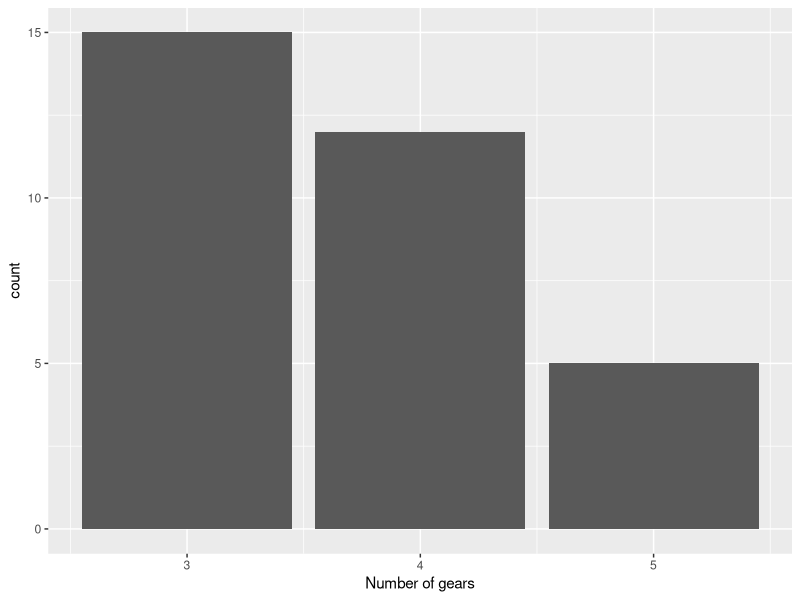
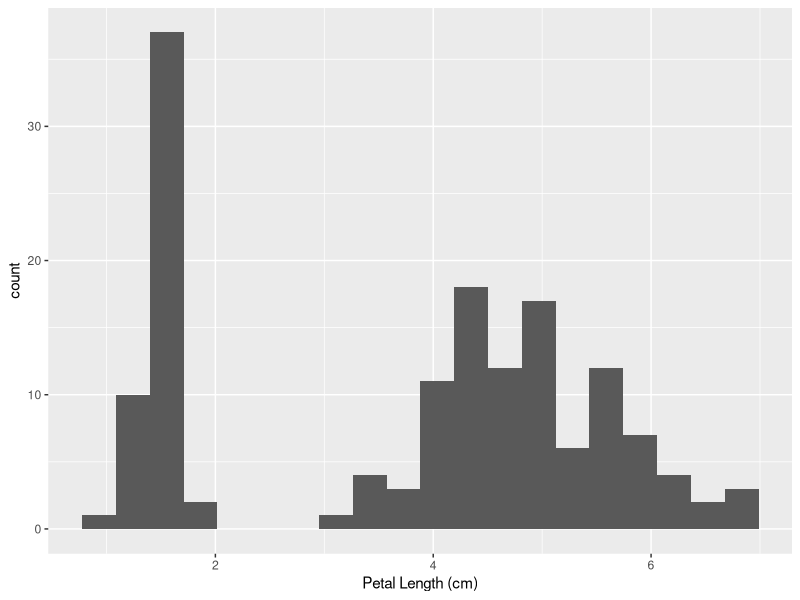
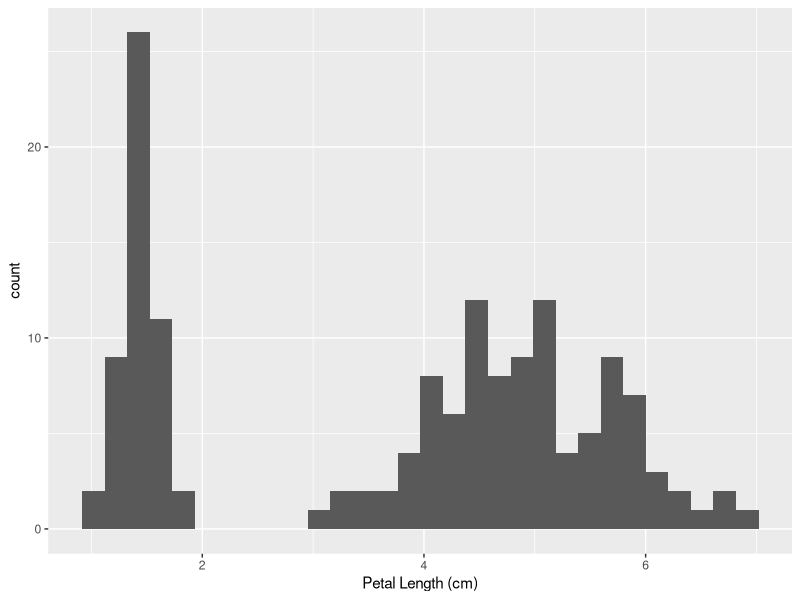
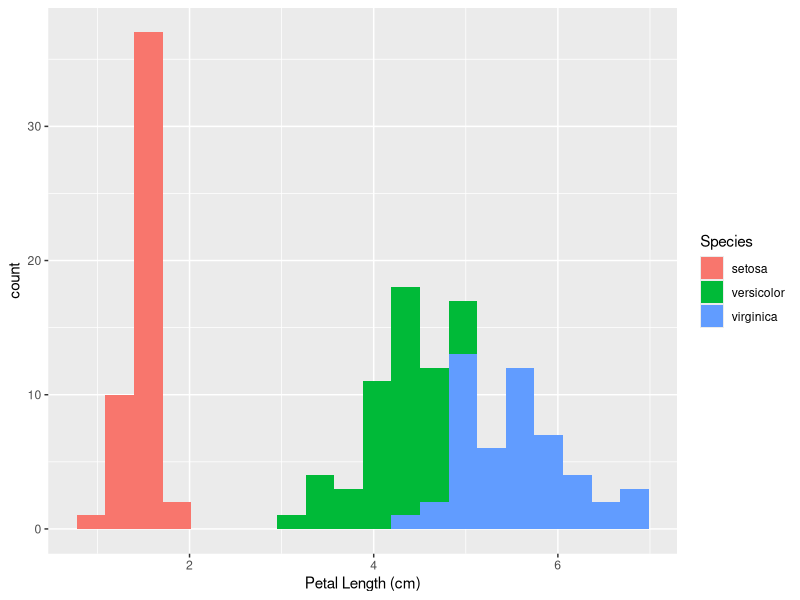
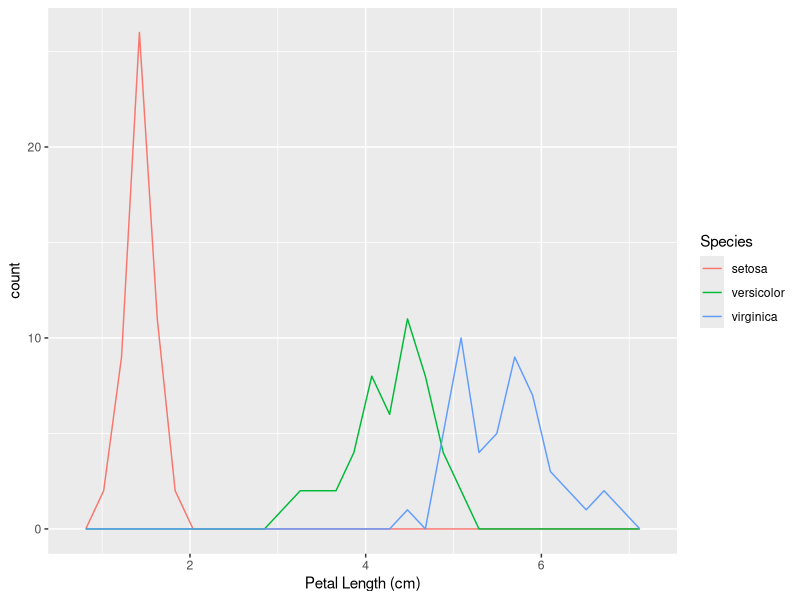
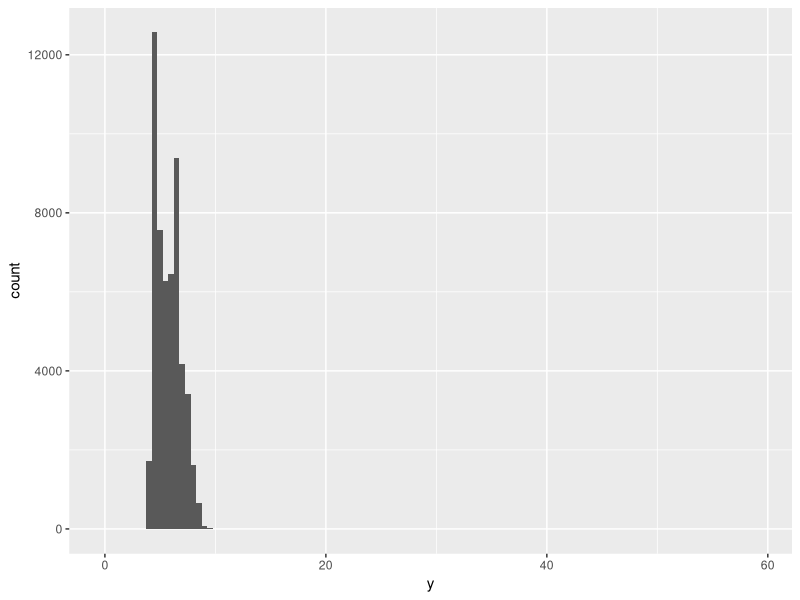
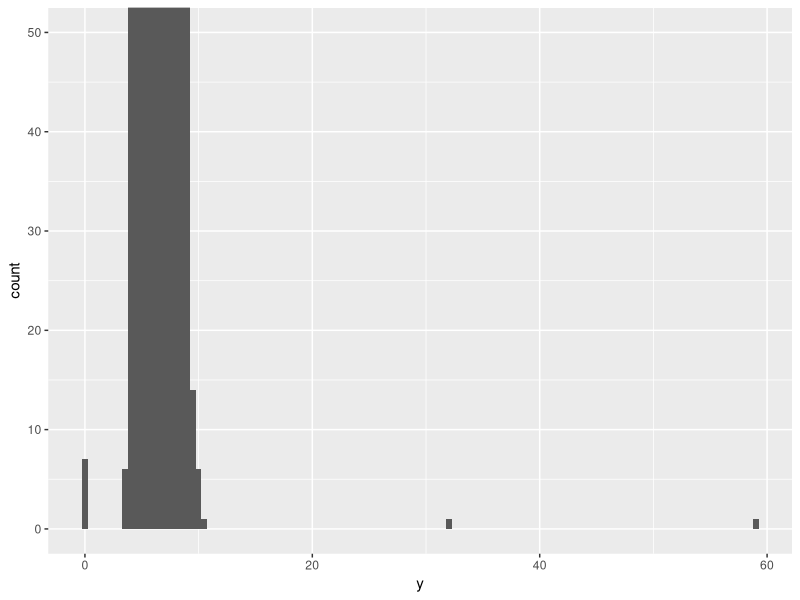
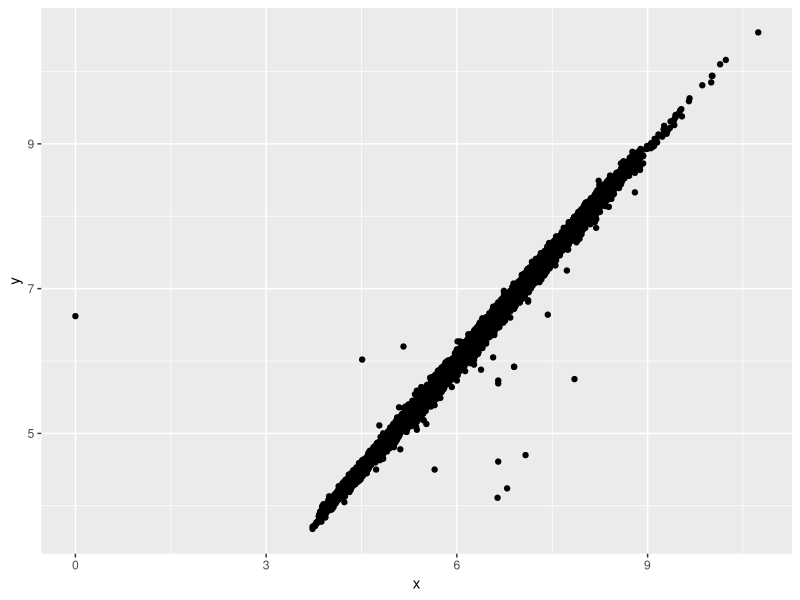

These charts were generated, in order, by the following R code:
## ---- chunk 1
knitr::opts_chunk$set(echo = T, warning = F, message = F)
knitr::opts_chunk$set(fig.width=7, fig.height=4.2, fig.align='center', fig.retina=3) 
## ---- chunk 2
library(ggplot2)
# We plot the number of gears in the mtcars data
ggplot(data=mtcars, aes(x=gear)) + 
  geom_bar() + 
  labs(x = "Number of gears")
## ---- chunk 3
library(tidyverse)
mtcars %>% group_by(gear)  %>% summarise(n())
## ---- chunk 4
ggplot(data=iris, aes(x=Petal.Length)) + 
  geom_histogram(bins = 20) + 
  labs(x = "Petal Length (cm)")
## ---- chunk 5
ggplot(data=iris, aes(x=Petal.Length)) + 
  geom_histogram() + 
  labs(x = "Petal Length (cm)")
## ---- chunk 6
ggplot(data=iris, aes(x=Petal.Length, fill=Species)) + 
  geom_histogram(bins = 20) + 
  labs(x = "Petal Length (cm)")
## ---- chunk 7
ggplot(data=iris, aes(x=Petal.Length, color=Species)) + 
  geom_freqpoly() + 
  labs(x = "Petal Length (cm)")
## ---- chunk 8
ggplot(diamonds, aes(x=y)) +
  geom_histogram(binwidth = 0.5)
## ---- chunk 9
ggplot(diamonds, aes(x=y)) +
  geom_histogram(binwidth = 0.5) + 
  coord_cartesian( ylim = c(0,50) )
## ---- chunk 10
diamonds %>%
  filter(y < 3 | y > 20) 
## ---- chunk 11
diamonds2 <- diamonds %>%
  filter(y>=3 & y<=20)
## ---- chunk 12
diamonds2 <- diamonds %>%
  mutate(y = ifelse(y<3 | y>20, NA, y))
## ---- chunk 13
ggplot(data=diamonds2, mapping = aes(x=x, y=y))+
  geom_point()
## ---- chunk 14
ggplot(data=diamonds2, mapping = aes(x=x, y=y))+
  geom_point(na.rm = T)
## ---- chunk 15
ggplot(data=diamonds, aes(x=price, color=cut)) + 
  geom_freqpoly()
## ---- chunk 16
ggplot(data=diamonds, aes(x=price, y=..density.., color=cut)) + 
  geom_freqpoly()
## ---- chunk 17
ggplot(data = mpg, aes(x = class, y = hwy)) + 
  geom_boxplot()
## ---- chunk 18
ggplot(data = mpg, aes(x = reorder(class, hwy, FUN = median), y = hwy)) + #<<
  geom_boxplot()
## ---- chunk 19
ggplot(data = diamonds, aes(x = cut, y = color)) + 
  geom_count() #<<
## ---- chunk 20
diamonds %>%
  group_by(color, cut) %>%
  summarise(n = n())
## ---- chunk 21
diamonds %>%
  count(color, cut) 
## ---- chunk 22
diamonds %>%
  count(color, cut) %>%
  ggplot(aes(x = color, y = cut, fill = n))+ 
  geom_tile() #<<
## ---- chunk 23
ggplot(data=diamonds, aes(x = carat, y = price)) + 
  geom_point(alpha = 0.01) #<<
## ---- chunk 24
ggplot(data=diamonds, aes(x = carat, y = price)) + 
  geom_bin2d() #<<
## ---- chunk 25
# install.packages("hexbin")
ggplot(data=diamonds, aes(x = carat, y = price)) + 
  geom_hex() #<<
## ---- chunk 26
ggplot(data=diamonds, aes(x = carat, y = price, )) + 
  geom_boxplot(aes(group = cut_width(carat, 0.1)) ) #<<
## ---- chunk 27
ggplot(data=diamonds, aes(x = carat, y = price, )) + 
  geom_boxplot(aes(group = cut_number(carat, 20)) ) #<<
